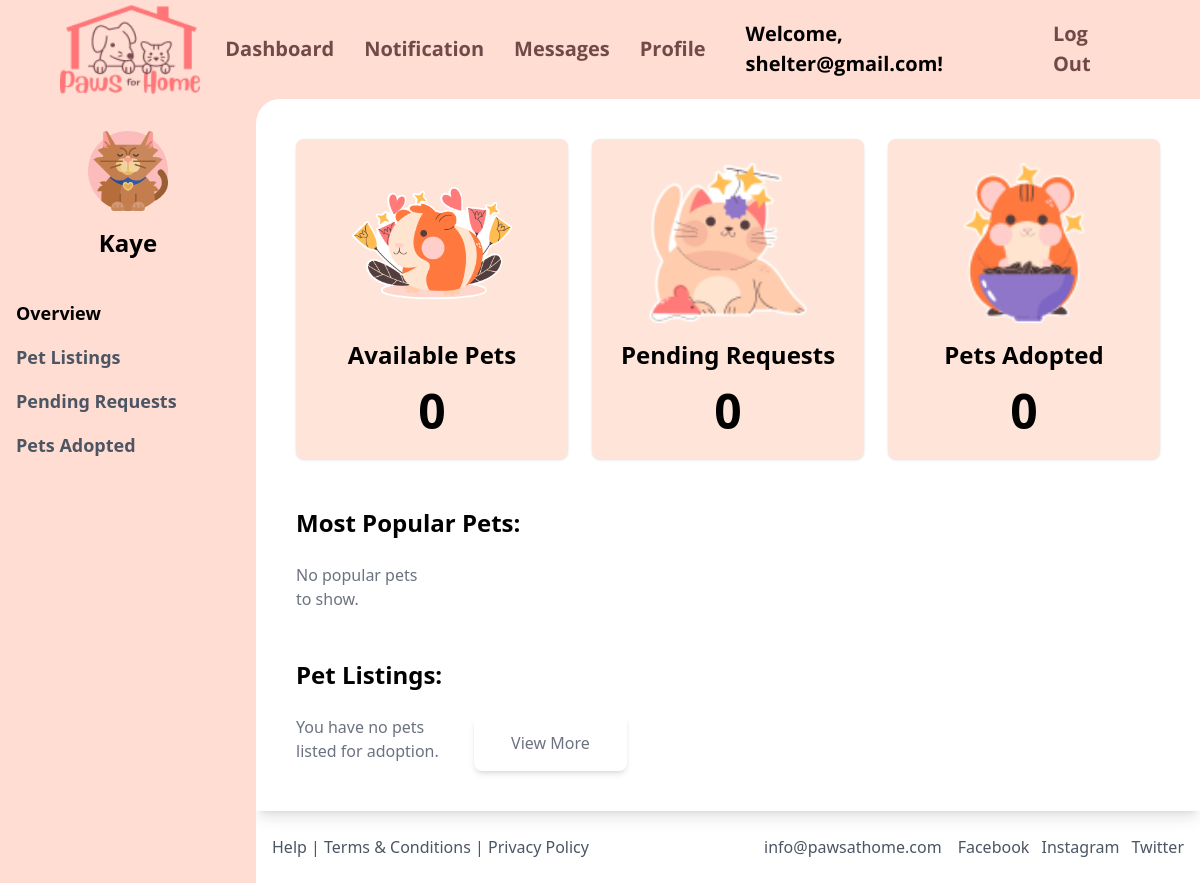
The app's page /shelterdashboard/ (signed in), older data.
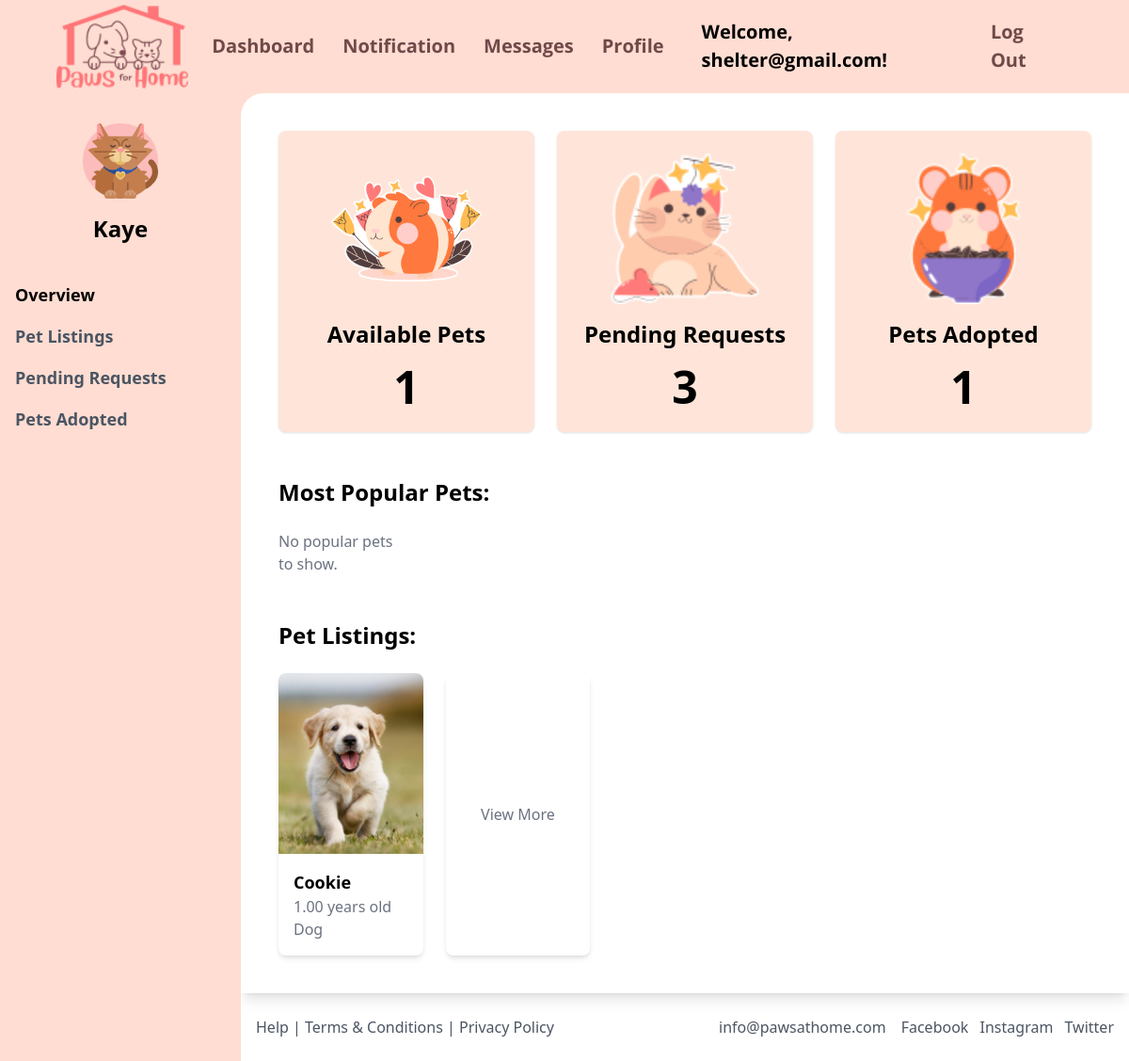
The same page, newer data.
### pets/models.py (models this page shows, shortened)
class Pet(models.Model):
    STATUS_CHOICES = [
        (1, 'Available'),
        (2, 'Pending'),
        (3, 'Adopted'),
    ]
    name = models.CharField(max_length=100)
    image = models.ImageField(upload_to='pets/', default='pets/default_pet.jpg')
    type = models.CharField(max_length=100)
    age = models.DecimalField(max_digits=4, decimal_places=2)
    description = models.TextField()
    adoption_fee = models.DecimalField(max_digits=10, decimal_places=2)
    status = models.IntegerField(choices=STATUS_CHOICES, default=1)
    created_at = models.DateTimeField(auto_now_add=True)
    owner = models.ForeignKey(settings.AUTH_USER_MODEL, on_delete=models.CASCADE, null=True)

### pets/views.py (the view)
# urls.py: path('shelterdashboard/',dashpets, name='shelterdashboard'),
@login_required
def dashpets(request):
    pets = Pet.objects.filter(owner=request.user, status__in=[1, 2])
    pet_count = pets.count()
    shelter = request.user
    pets_request = Pet.objects.filter(owner=shelter,status=2)
    adoption_requests = AdoptionRequest.objects.filter(pet__in=pets_request)
    pending_count = adoption_requests.count()
    popular_pets = (
        pets.annotate(favorites_count=Count('favorite'))
        .filter(favorites_count__gt=0)
        .order_by('-favorites_count')
    )
    adopted_count = pets.filter(status=2).count()
    return render(request, 'shelterdashboard.html', {
        'pets': pets,
        'pet_count': pet_count,
        'pending_count': pending_count,
        'adopted_count': adopted_count,
        'popular_pets': popular_pets,
    })

### main/templates/shelterdashboard.html (shortened to what the changed rows need)
{% extends "index.html" %}
{% block contents %}
<script src="https://cdn.tailwindcss.com"></script>
{% load static %}
<link rel="stylesheet" href="{% static 'css/landing_page.css' %}">
  <div class="flex flex-grow">
    <aside class="bg-[#FFDDD2] w-64 py-8 px-4 flex flex-col fixed h-screen">
      <h1 class="text-2xl font-bold text-center mt-4">{{request.user.first_name}}</h1>
    </aside>
<main class="flex-grow bg-white ml-64 p-10 rounded-tl-3xl shadow-lg max-w-[90%] xl:max-w-[85%] mx-auto">
  <section class="mb-12">
    <div class="grid grid-cols-3 gap-6">
      <div class="bg-[#FFE5D9] p-6 rounded-lg text-center shadow">
        <img src="{% static 'images/guineapigLogin.png' %}" alt="Available Pets" class="h-40 mx-auto">
        <h3 class="text-2xl font-bold mt-4">Available Pets</h3>
        <p class="text-5xl font-extrabold mt-4">{{ pet_count }}</p>
      </div>
      <div class="bg-[#FFE5D9] p-6 rounded-lg text-center shadow">
        <img src="{% static 'images/catshelterboardpic.png' %}" alt="Pending Requests" class="h-40 mx-auto">
        <h3 class="text-2xl font-bold mt-4">Pending Requests</h3>
        <p class="text-5xl font-extrabold mt-4">{{pending_count}}</p>
      </div>
      <div class="bg-[#FFE5D9] p-6 rounded-lg text-center shadow">
        <img src="{% static 'images/shelterboardpic3.png' %}" alt="Pets Adopted" class="h-40 mx-auto">
        <h3 class="text-2xl font-bold mt-4">Pets Adopted</h3>
        <p class="text-5xl font-extrabold mt-4">{{ adopted_count }}</p>
    </div>
    </div>
  </section>
  <section>
    <div class="grid grid-cols-5 gap-6">
      {% for pet in pets %}
          <div class="bg-white rounded-lg shadow-md overflow-hidden">
              <img src="{{ pet.image.url }}" alt="{{ pet.name }}" class="w-full h-48 object-cover">
              <div class="p-4">
                  <h3 class="font-bold text-lg">{{ pet.name }}</h3>
                  <p class="text-gray-500">{{ pet.age }} years old</p>
                  <span class="text-gray-500">{{ pet.type }}</span>
              </div>
          </div>
        {% empty %}
          <p class="text-gray-500">You have no pets listed for adoption.</p>
        {% endfor %}
      <div class="bg-white p-4 rounded-lg shadow-md flex items-center justify-center">
        <a href="{% url 'main:pet_listings' %}" class="text-gray-500">View More</a>
      </div>
    </div>
  </section>
</main>
  </div>
  {% endblock contents %}

Row changes from the older to the newer data that the page shows:
now on this page (row edited): Pet: image (picture), name "Cookie", age "1.00", type "Dog"
Text that changed along with them:
{{ pet_count }}: "0" → "1"
{{ pending_count }}: "0" → "3"
{{ adopted_count }}: "0" → "1"
text no longer shown: "You have no pets listed for adoption."
